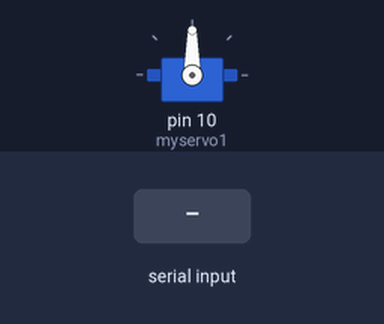
This sketch was run on a simulated Arduino Uno, built with avr-gcc and run on an emulated ATmega328P. Shown: servo. The test bench sets the inputs (shaded band).

Above: at 1.2 s.
1.3 s: "1" received over Serial
At 2.0 s:
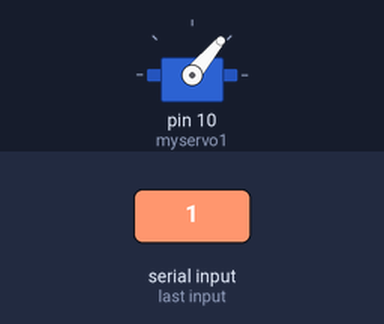
2.8 s: "2" received over Serial
At 4.7 s:
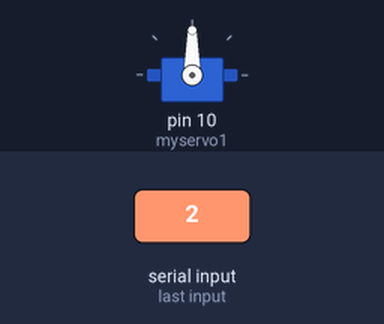
Timing chart, 0 to 6.2 s (numbered marks = the images above; inputs shaded):
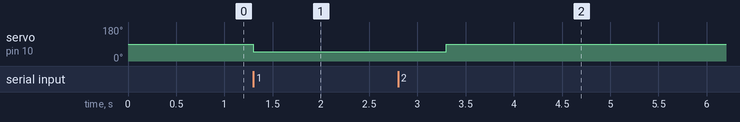

The sketch:

servo_prueba.ino
```cpp
#include <Servo.h>
Servo myservo1;  // create servo object to control a servo
int serv10=10;//asocio EL SERVO1 al pin11 del arduino
char estado=0;
void setup() {
  Serial.begin(9600); //inicializa el puerto serial a 9600 bps de velocidad
 //Servomotores
  myservo1.attach(10);  //ASOCIA el puerto al servo1
}

void loop() {
  // put your main code here, to run repeatedly:
 if(Serial.available()>0){ //Verifica el primer caracter que ingresa al puerto serial
  estado = Serial.read();
  }

//botones de servo1
  if(estado=='1'){
 myservo1.write(50);
    delay(1000);
  }
if(estado=='2'){
 myservo1.write(90);
    delay(1000);
  }
}
```

Measured:
- after the input at 1.3 s, servo on pin 10 (myservo1): 90° → 50° at once
- after the input at 2.8 s, servo on pin 10 (myservo1): 50° → 90° after 0.50 s
